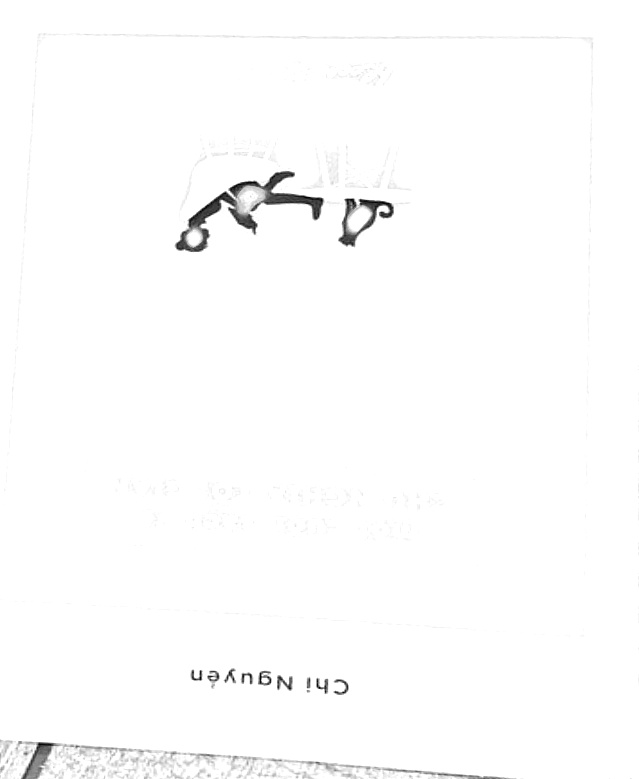
#> input picture img_3_new.jpg, 639 x 779 px
$ python TextDetected.py --image img_3_new.jpg
#> lines starting #> are read from the running program, lines starting #| are printed output that depends on the picture; after the words box and inside, x2 and y2 are one past the last pixel; in counts of white or black regions, pixels touching at a corner belong together
from PIL import Image
import pytesseract
import argparse
import cv2
import os

# Xây dựng hệ thống tham số đầu vào
# -i file ảnh cần nhận dạng
# -p tham số tiền xử lý ảnh (có thể bỏ qua nếu không cần). Nếu dùng: blur : Làm mờ ảnh để giảm noise, thresh: Phân tách đen trắng
ap = argparse.ArgumentParser()
ap.add_argument("-i", "--image", required=True,
	help="Đường dẫn đến ảnh muốn nhận dạng")
ap.add_argument("-p", "--preprocess", type=str, default="thresh",
	help="Bước tiền xử lý ảnh")
args = vars(ap.parse_args())

# Đọc file ảnh và chuyển về ảnh xám
image = cv2.imread(args["image"])
#> image is the input picture: shape (779, 639, 3); min 0, max 255, mean 252.5
gray = cv2.cvtColor(image, cv2.COLOR_BGR2GRAY)

# Check xem có sử dụng tiền xử lý ảnh không
# Nếu phân tách đen trắng
if args["preprocess"] == "thresh":
	gray = cv2.threshold(gray, 0, 255,
		cv2.THRESH_BINARY | cv2.THRESH_OTSU)[1]
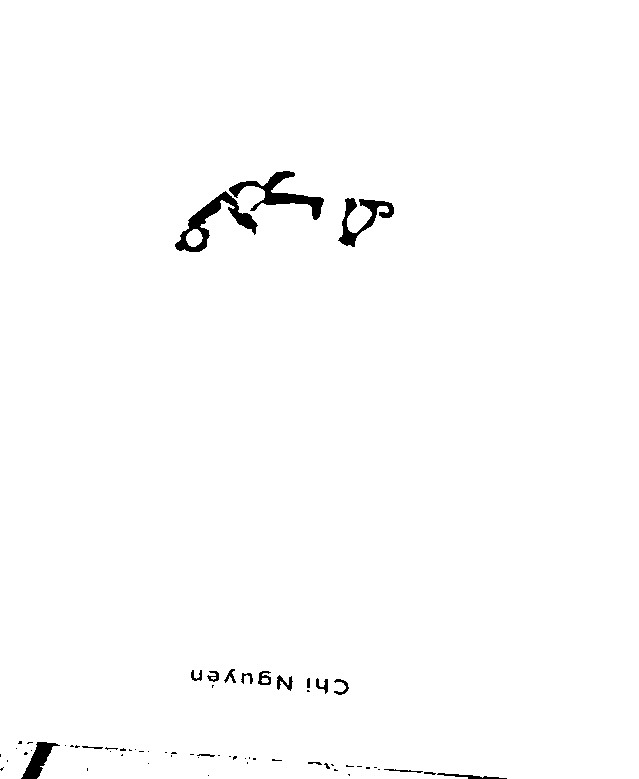
#> gray: shape (779, 639); 98.9% white; 65 black regions (46 under 20 px), largest, box (x1, y1, x2, y2) and area: (175, 191, 258, 252) 1346, (229, 171, 324, 220) 1259, (338, 198, 394, 247) 885

# Nếu làm mờ ảnh
elif args["preprocess"] == "blur":
	gray = cv2.medianBlur(gray, 3)

# Ghi tạm ảnh xuống ổ cứng để sau đó apply OCR
filename = "{}.png".format(os.getpid())
cv2.imwrite(filename, gray)

# Load ảnh và apply nhận dạng bằng Tesseract OCR
#> (the run stopped early here; a loop or call above may not have finished)

$ run again, on doc1-Copy.jpg
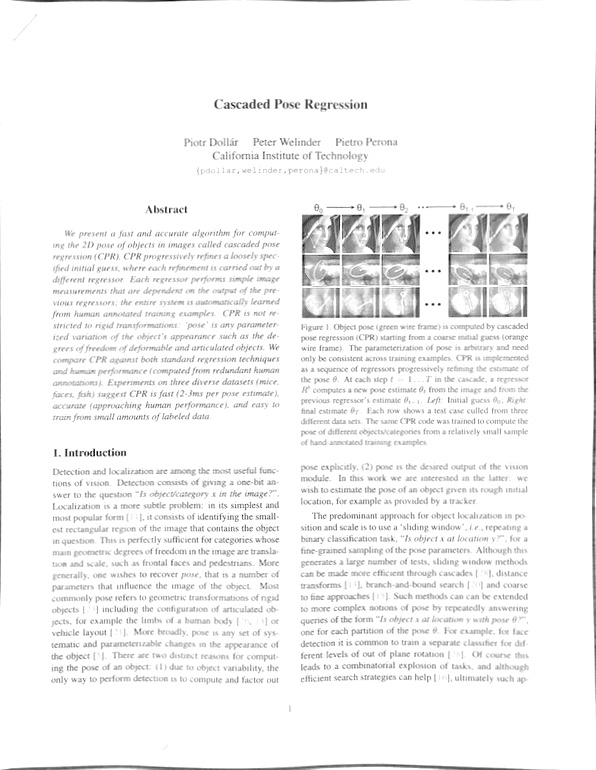
#> input picture doc1-Copy.jpg, 596 x 770 px
#> image is the input picture: shape (770, 596, 3); min 1, max 255, mean 243.7
#> `gray = cv2.threshold(gray, 0, 255, cv2.THRESH_BINARY | cv2.THRESH_OTSU..`:
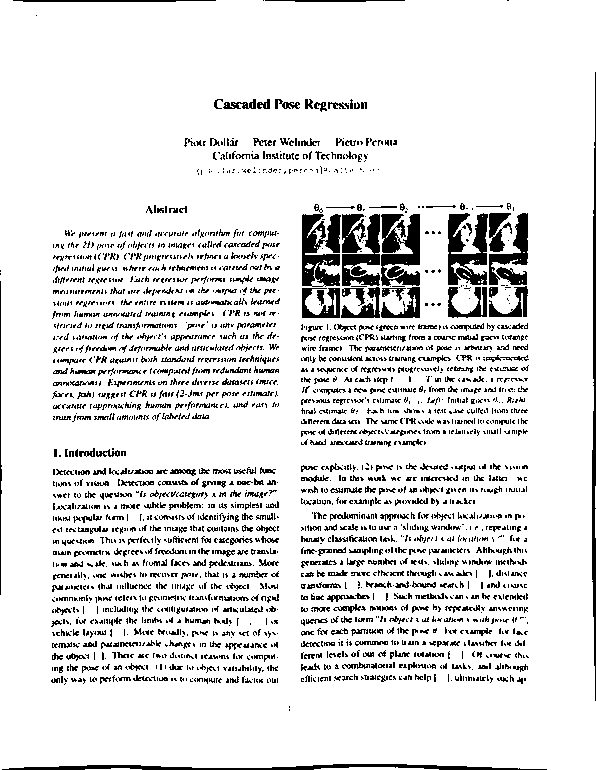
#> gray: shape (770, 596); 88.3% white; 2456 black regions (1809 under 20 px), largest, box (x1, y1, x2, y2) and area: (381, 214, 420, 286) 2032, (302, 214, 341, 287) 1992, (448, 213, 488, 285) 1816
